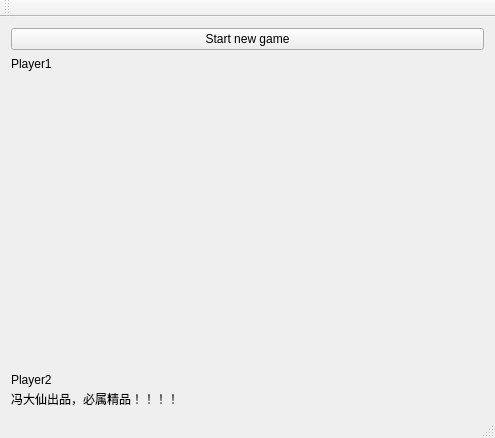
<?xml version="1.0" encoding="UTF-8"?>
<ui version="4.0">
 <class>MainWindow</class>
 <widget class="QMainWindow" name="MainWindow">
  <property name="geometry">
   <rect>
    <x>0</x>
    <y>0</y>
    <width>495</width>
    <height>438</height>
   </rect>
  </property>
  <property name="minimumSize">
   <size>
    <width>0</width>
    <height>0</height>
   </size>
  </property>
  <property name="windowTitle">
   <string>MainWindow</string>
  </property>
  <widget class="QWidget" name="centralWidget">
   <layout class="QVBoxLayout" name="verticalLayout">
    <item>
     <widget class="QPushButton" name="startNewGame">
      <property name="text">
       <string>Start new game</string>
      </property>
     </widget>
    </item>
    <item>
     <widget class="QLabel" name="player1Name">
      <property name="maximumSize">
       <size>
        <width>50</width>
        <height>15</height>
       </size>
      </property>
      <property name="text">
       <string>Player1</string>
      </property>
     </widget>
    </item>
    <item>
     <widget class="TicTacToeWidget" name="gameBoard" native="true"/>
    </item>
    <item>
     <widget class="QLabel" name="player2Name">
      <property name="maximumSize">
       <size>
        <width>50</width>
        <height>15</height>
       </size>
      </property>
      <property name="text">
       <string>Player2</string>
      </property>
     </widget>
    </item>
    <item>
     <widget class="QLabel" name="label">
      <property name="maximumSize">
       <size>
        <width>1000</width>
        <height>12</height>
       </size>
      </property>
      <property name="text">
       <string>冯大仙出品，必属精品！！！！</string>
      </property>
     </widget>
    </item>
   </layout>
  </widget>
  <widget class="QMenuBar" name="menuBar">
   <property name="geometry">
    <rect>
     <x>0</x>
     <y>0</y>
     <width>495</width>
     <height>23</height>
    </rect>
   </property>
  </widget>
  <widget class="QToolBar" name="mainToolBar">
   <attribute name="toolBarArea">
    <enum>TopToolBarArea</enum>
   </attribute>
   <attribute name="toolBarBreak">
    <bool>false</bool>
   </attribute>
  </widget>
  <widget class="QStatusBar" name="statusBar"/>
 </widget>
 <layoutdefault spacing="6" margin="11"/>
 <customwidgets>
  <customwidget>
   <class>TicTacToeWidget</class>
   <extends>QWidget</extends>
   <header>tictactoewidget.h</header>
   <container>1</container>
  </customwidget>
 </customwidgets>
 <resources/>
 <connections/>
</ui>
